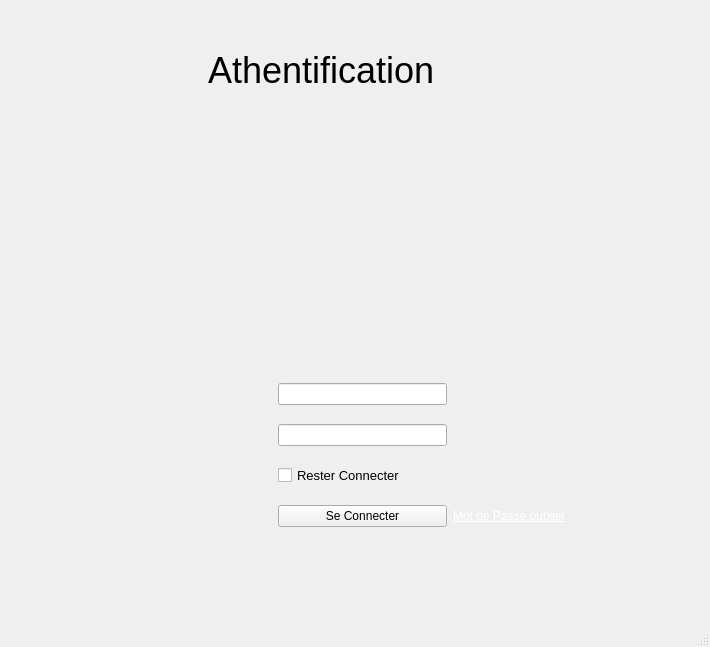
<?xml version="1.0" encoding="UTF-8"?>
<ui version="4.0">
 <class>MainWindow2</class>
 <widget class="QMainWindow" name="MainWindow2">
  <property name="geometry">
   <rect>
    <x>0</x>
    <y>0</y>
    <width>710</width>
    <height>647</height>
   </rect>
  </property>
  <property name="windowTitle">
   <string>MainWindow</string>
  </property>
  <widget class="QWidget" name="centralwidget">
   <widget class="QWidget" name="layoutWidget">
    <property name="geometry">
     <rect>
      <x>110</x>
      <y>370</y>
      <width>511</width>
      <height>171</height>
     </rect>
    </property>
    <layout class="QGridLayout" name="gridLayout_3">
     <item row="2" column="1">
      <widget class="QLineEdit" name="line_username_2">
       <property name="styleSheet">
        <string notr="true"/>
       </property>
      </widget>
     </item>
     <item row="2" column="0">
      <spacer name="horizontalSpacer_3">
       <property name="orientation">
        <enum>Qt::Horizontal</enum>
       </property>
       <property name="sizeHint" stdset="0">
        <size>
         <width>40</width>
         <height>20</height>
        </size>
       </property>
      </spacer>
     </item>
     <item row="5" column="2">
      <widget class="QLabel" name="label_3">
       <property name="styleSheet">
        <string notr="true">color: white;
text-decoration: underline;
background:none;</string>
       </property>
       <property name="text">
        <string>Mot de Passe oublier</string>
       </property>
      </widget>
     </item>
     <item row="4" column="1">
      <widget class="QCheckBox" name="checkBox_2">
       <property name="styleSheet">
        <string notr="true">font-size:13px;</string>
       </property>
       <property name="text">
        <string>Rester Connecter</string>
       </property>
      </widget>
     </item>
     <item row="5" column="1">
      <widget class="QPushButton" name="pushButton_2">
       <property name="text">
        <string>Se Connecter</string>
       </property>
      </widget>
     </item>
     <item row="3" column="1">
      <widget class="QLineEdit" name="line_password_2">
       <property name="styleSheet">
        <string notr="true"/>
       </property>
       <property name="echoMode">
        <enum>QLineEdit::Password</enum>
       </property>
      </widget>
     </item>
     <item row="2" column="2">
      <spacer name="horizontalSpacer_4">
       <property name="orientation">
        <enum>Qt::Horizontal</enum>
       </property>
       <property name="sizeHint" stdset="0">
        <size>
         <width>40</width>
         <height>20</height>
        </size>
       </property>
      </spacer>
     </item>
    </layout>
   </widget>
   <widget class="QWidget" name="layoutWidget_2">
    <property name="geometry">
     <rect>
      <x>110</x>
      <y>50</y>
      <width>511</width>
      <height>271</height>
     </rect>
    </property>
    <layout class="QVBoxLayout" name="verticalLayout_2">
     <item>
      <widget class="QLabel" name="label_4">
       <property name="enabled">
        <bool>true</bool>
       </property>
       <property name="sizePolicy">
        <sizepolicy hsizetype="Preferred" vsizetype="Preferred">
         <horstretch>0</horstretch>
         <verstretch>0</verstretch>
        </sizepolicy>
       </property>
       <property name="styleSheet">
        <string notr="true">background:none;font: 87 20pt &quot;Arial Black&quot;;
font-size:36px;
</string>
       </property>
       <property name="text">
        <string>          Athentification</string>
       </property>
      </widget>
     </item>
     <item>
      <spacer name="verticalSpacer_2">
       <property name="orientation">
        <enum>Qt::Vertical</enum>
       </property>
       <property name="sizeHint" stdset="0">
        <size>
         <width>20</width>
         <height>40</height>
        </size>
       </property>
      </spacer>
     </item>
    </layout>
   </widget>
   <widget class="QWidget" name="layoutWidget_3">
    <property name="geometry">
     <rect>
      <x>110</x>
      <y>0</y>
      <width>511</width>
      <height>46</height>
     </rect>
    </property>
    <layout class="QHBoxLayout" name="horizontalLayout_3">
     <property name="leftMargin">
      <number>185</number>
     </property>
     <property name="topMargin">
      <number>15</number>
     </property>
     <property name="rightMargin">
      <number>90</number>
     </property>
     <property name="bottomMargin">
      <number>15</number>
     </property>
     <item>
      <widget class="QLabel" name="label_login_2">
       <property name="sizePolicy">
        <sizepolicy hsizetype="Preferred" vsizetype="Preferred">
         <horstretch>0</horstretch>
         <verstretch>0</verstretch>
        </sizepolicy>
       </property>
       <property name="styleSheet">
        <string notr="true">background:none;</string>
       </property>
       <property name="text">
        <string/>
       </property>
      </widget>
     </item>
    </layout>
   </widget>
   <widget class="QLabel" name="incorrect">
    <property name="geometry">
     <rect>
      <x>110</x>
      <y>330</y>
      <width>511</width>
      <height>31</height>
     </rect>
    </property>
    <property name="styleSheet">
     <string notr="true">font-size:13px;
color:red;
background:none;</string>
    </property>
    <property name="text">
     <string/>
    </property>
   </widget>
  </widget>
  <widget class="QMenuBar" name="menubar">
   <property name="geometry">
    <rect>
     <x>0</x>
     <y>0</y>
     <width>710</width>
     <height>26</height>
    </rect>
   </property>
  </widget>
  <widget class="QStatusBar" name="statusbar"/>
 </widget>
 <resources/>
 <connections/>
</ui>
